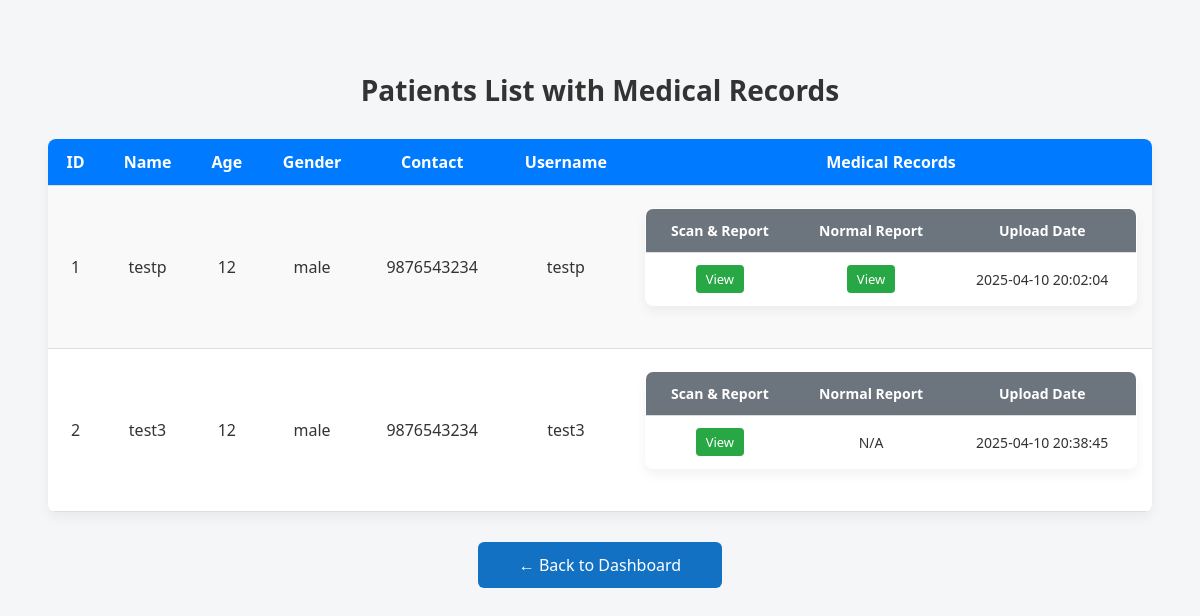
/labadmin/view_patients (signed in), run on the app's committed database.
### tables this page shows
CREATE TABLE medical_records (
    id INTEGER PRIMARY KEY AUTOINCREMENT,
    username TEXT NOT NULL,
    scan_and_report TEXT,
    normal_report TEXT,
    upload_date DATE,
    FOREIGN KEY (username) REFERENCES patients(username));

CREATE TABLE patients (
    id INTEGER PRIMARY KEY AUTOINCREMENT,
    name TEXT NOT NULL,
    age INTEGER NOT NULL,
    gender TEXT NOT NULL,
    contact TEXT,
    username TEXT UNIQUE NOT NULL);

### app.py (the view)
@app.route('/labadmin/view_patients')
def labadmin_view_patients():
    if 'role' in session and session['role'] == 'labadmin':
        conn = get_db()
        conn.row_factory = sqlite3.Row
        cursor = conn.cursor()
        cursor.execute("""
            SELECT p.id as patient_id, p.name, p.age, p.gender, p.contact, p.username,
                   mr.scan_and_report, mr.normal_report, mr.upload_date
            FROM patients p
            LEFT JOIN medical_records mr ON p.username = mr.username
            ORDER BY p.id
        """)
        rows = cursor.fetchall()
        patients = {}
        for row in rows:
            username = row["username"]
            if username not in patients:
                patients[username] = {
                    "id": row["patient_id"],
                    "name": row["name"],
                    "age": row["age"],
                    "gender": row["gender"],
                    "contact": row["contact"],
                    "username": username,
                    "records": []
                }
            if row["scan_and_report"] or row["normal_report"]:
                patients[username]["records"].append({
                    "scan_and_report": row["scan_and_report"],
                    "normal_report": row["normal_report"],
                    "upload_date": row["upload_date"]
                })
        conn.close()
        return render_template("labadmin_view_patients.html", patients=patients)
    return redirect("/login")

### db.py (called while the page is built)
def get_db():
    conn = sqlite3.connect(DATABASE)
    conn.row_factory = sqlite3.Row
    return conn

### templates/labadmin_view_patients.html (shortened to what this page needs)
<!DOCTYPE html>
<html lang="en">
<head>
</head>
<body>
    <h2>Patients List with Medical Records</h2>
    <table>
        <tr>
            <th>ID</th>
            <th>Name</th>
            <th>Age</th>
            <th>Gender</th>
            <th>Contact</th>
            <th>Username</th>
            <th>Medical Records</th>
        </tr>
        {% for username, patient in patients.items() %}
        <tr>
            <td>{{ patient.id }}</td>
            <td>{{ patient.name }}</td>
            <td>{{ patient.age }}</td>
            <td>{{ patient.gender }}</td>
            <td>{{ patient.contact }}</td>
            <td>{{ username }}</td>
            <td>
                {% if patient.records %}
                <table class="nested-table">
                    <tr>
                        <th>Scan & Report</th>
                        <th>Normal Report</th>
                        <th>Upload Date</th>
                    </tr>
                    {% for record in patient.records %}
                    <tr>
                        <td>
                            {% if record.scan_and_report %}
                                <a href="{{ record.scan_and_report }}" class="view-link" target="_blank">View</a>
                            {% else %}
                                N/A
                            {% endif %}
                        </td>
                        <td>
                            {% if record.normal_report %}
                                <a href="{{ record.normal_report }}" class="view-link" target="_blank">View</a>
                            {% else %}
                                N/A
                            {% endif %}
                        </td>
                        <td>{{ record.upload_date }}</td>
                    </tr>
                    {% endfor %}
                </table>
                {% else %}
                <em>No medical records found.</em>
                {% endif %}
            </td>
        </tr>
        {% endfor %}
    </table>
    <a href="/labadmin" class="back-btn">← Back to Dashboard</a>
</body>
</html>

### templates/labadmin_view_patients.html (style rules this page uses)
body { font-family: 'Segoe UI', sans-serif; background-color: #f4f6f8; padding: 40px; color: #333; }
h2 { text-align: center; font-size: 28px; margin-bottom: 30px; }
table { width: 100%; border-collapse: collapse; margin-bottom: 30px; background-color: white; border-radius: 8px; overflow: hidden; box-shadow: 0 6px 12px rgba(0, 0, 0, 0.05); }
th, td { padding: 12px 15px; text-align: center; border-bottom: 1px solid #ddd; }
th { background-color: #007bff; color: white; }
tr:nth-child(even) { background-color: #f9f9f9; }
.nested-table { width: 100%; margin-top: 10px; border: 1px solid #ccc; }
.nested-table th { background-color: #6c757d; color: white; font-size: 14px; }
.nested-table td { font-size: 14px; background-color: #fff; }
.view-link { display: inline-block; background-color: #28a745; color: white; padding: 5px 10px; text-decoration: none; border-radius: 4px; font-size: 13px; }
.back-btn { display: block; width: 220px; margin: 0 auto; padding: 12px; text-align: center; background-color: #1371c4; color: white; border-radius: 6px; text-decoration: none; font-size: 16px; transition: background-color 0.3s ease; }

### data on the page
medical_records: id "1", name "testp", age "12", gender "male", contact "9876543234", username "testp", upload_date "2025-04-10 20:02:04"
medical_records: id "2", name "test3", age "12", gender "male", contact "9876543234", username "test3", normal_report "N/A", upload_date "2025-04-10 20:38:45"
